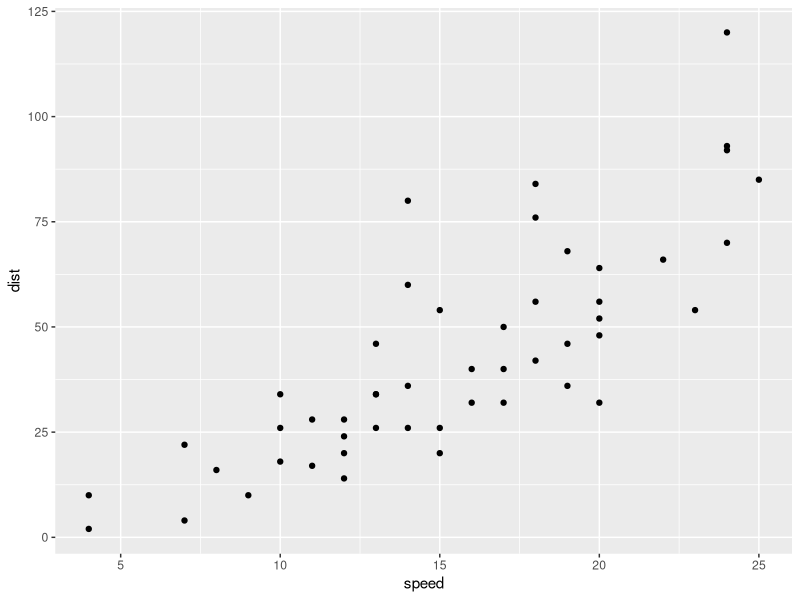
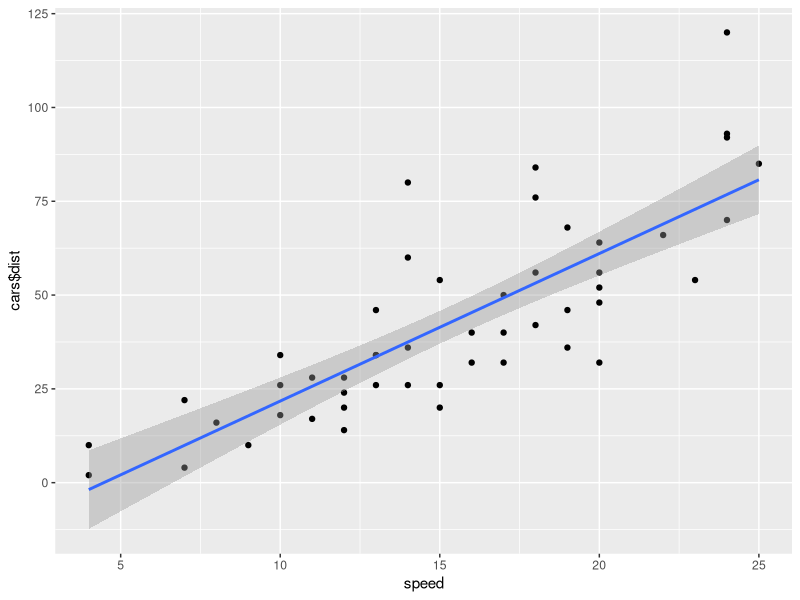
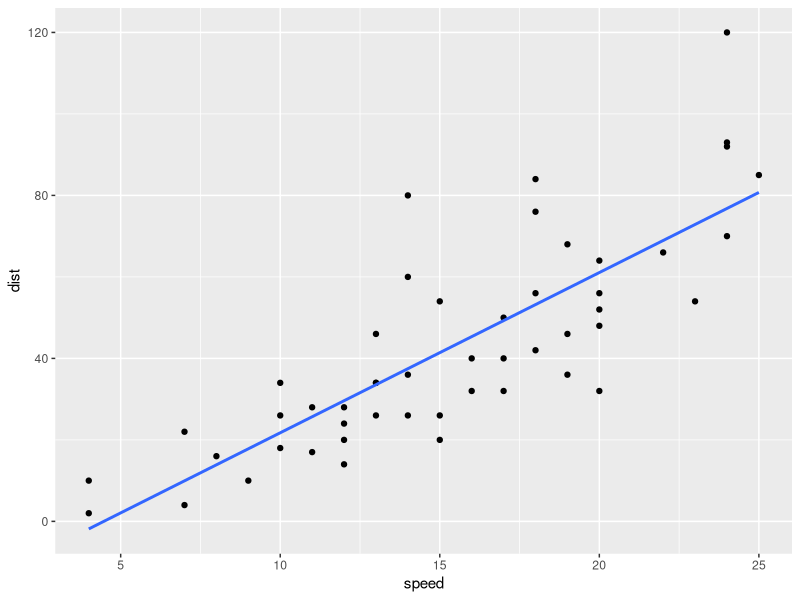
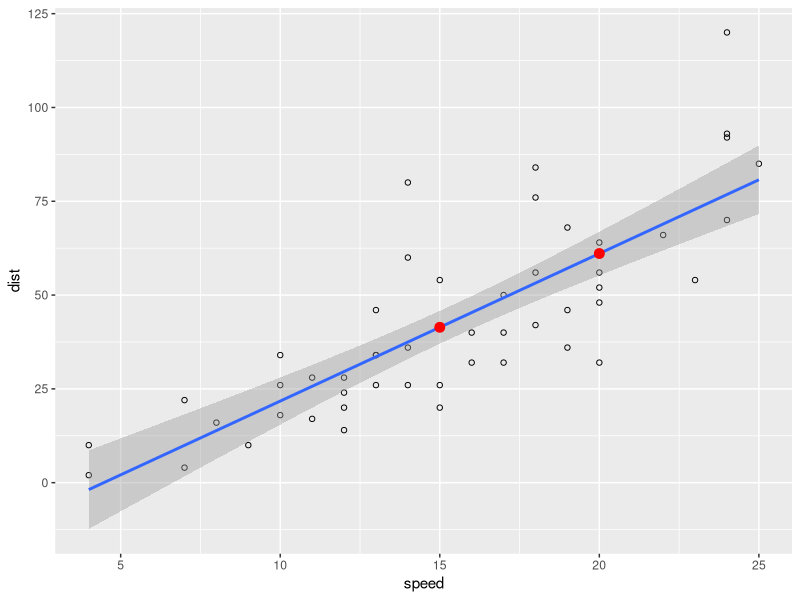
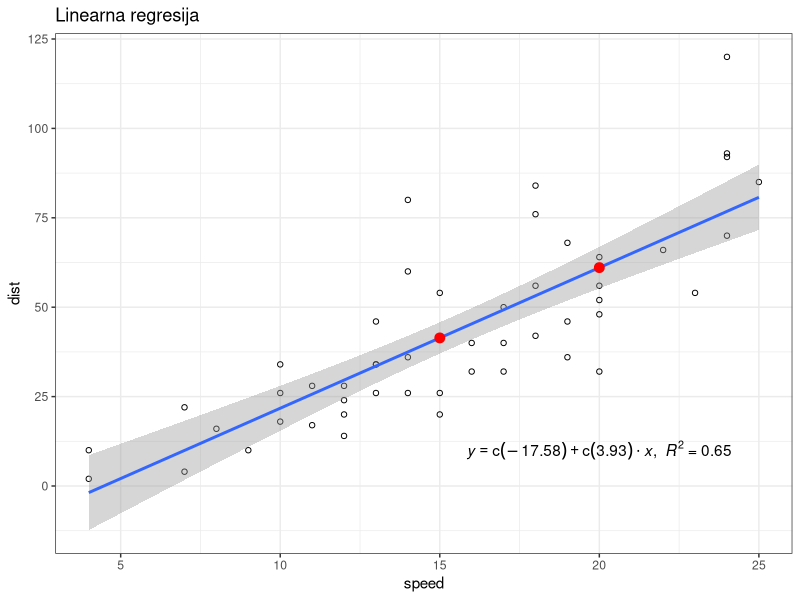

The R script that drew these images, in order:
require(ggplot2)
require(dplyr)

# pregled podatkov
cars %>% View
ggplot(cars, aes(x = speed, y = dist)) + 
  geom_point()

# izračun modela
fit <- lm(dist ~ speed, data=cars)
summary(fit)

# izris modela
ggplot(cars, aes(x = speed, y = cars$dist)) + 
    geom_point() + 
    geom_smooth(method=lm) 

# brez intervalov zaupanja
ggplot(cars, aes(x = speed, y = dist)) + 
  geom_point() + 
  geom_smooth(method=lm, se=FALSE) 

# primer predikcije
newSpeed <- data.frame(speed=c(15, 20))
predict(fit, newSpeed)
napoved <- newSpeed %>% mutate(dist=predict(fit, .))
View(napoved)

# izris napovedi
ggplot(cars, aes(x = speed, y = dist)) + 
  geom_point(shape=1) + 
  geom_smooth(method=lm) +
  geom_point(data=napoved, aes(x=speed, y=dist), color='red', size=3)
  
# dodajanje enačbe kot anotacije  
enacba <- function(x) {
  lm_coef <- list(a = round(coef(x)[1], digits = 2),
                  b = round(coef(x)[2], digits = 2),
                  r2 = round(summary(x)$r.squared, digits = 2));
  lm_eq <- substitute(italic(y) == a + b %.% italic(x)*","~~italic(R)^2~"="~r2,lm_coef)
  as.character(as.expression(lm_eq));                 
}

enacba(fit)

ggplot(cars, aes(x = speed, y = dist)) + 
  geom_point(shape=1) + 
  geom_smooth(method=lm) +
  geom_point(data=napoved, aes(x=speed, y=dist), color='red', size=3) +
  annotate("text", x = 20, y = 10, label = enacba(fit), parse = TRUE) +
  ggtitle('Linearna regresija') + 
  theme_bw()


